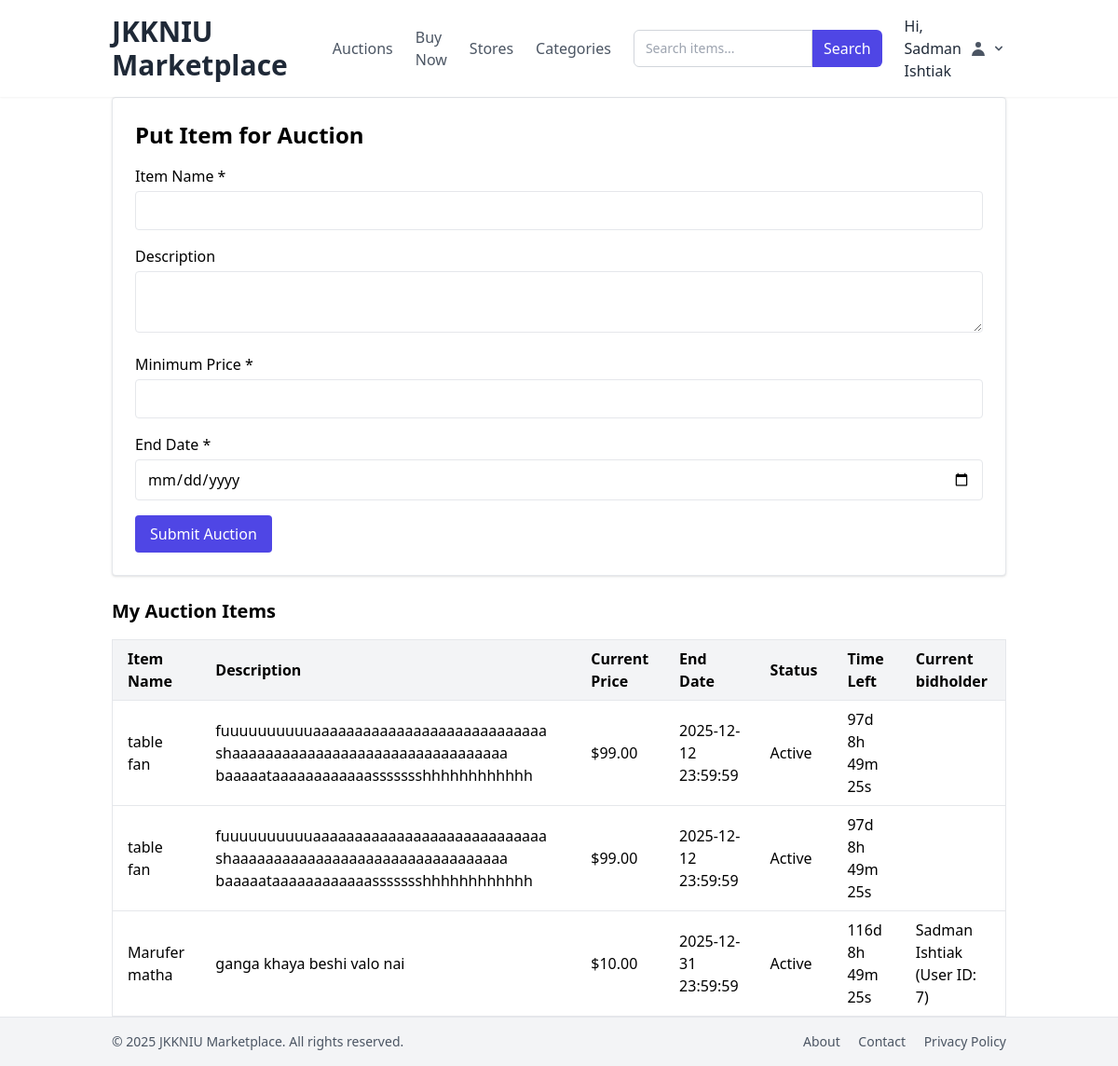
The page /settings.php (signed in) on the database its author committed.
### tables this page shows
CREATE TABLE `auctions` (
  `id` int(10) UNSIGNED NOT NULL,
  `seller_id` int(10) UNSIGNED NOT NULL,
  `minimum_price` decimal(10,2) DEFAULT 0.00,
  `current_holder_id` int(10) UNSIGNED DEFAULT NULL,
  `current_price` decimal(10,2) DEFAULT 0.00,
  `ends_at` datetime NOT NULL,
  `product_name` varchar(255) DEFAULT NULL,
  `category_name` varchar(255) DEFAULT NULL,
  `subcategory_name` varchar(255) DEFAULT NULL,
  `subsubcategory_name` varchar(255) DEFAULT NULL,
  `description` text DEFAULT NULL
);

### settings.php (the view, shortened to what this page needs)
<?php
$conn = mysqli_connect("localhost","root","","Hackathon");
require_once './config.php';
?>
<?php
if ($_SESSION['user_role'] === 'user') {
    $user_id = $_SESSION["user_id"];
    ?>
    <div class="p-6 border rounded shadow bg-white mb-6">
        <h2 class="text-2xl font-semibold mb-4">Put Item for Auction</h2>
        <form method="POST" class="space-y-4">
            <div>
                <label class="block mb-1 font-medium">Item Name *</label>
                <input type="text" name="item_name" class="w-full border rounded px-3 py-2" required>
            </div>
            <div>
                <label class="block mb-1 font-medium">Description</label>
                <textarea name="description" class="w-full border rounded px-3 py-2"></textarea>
            </div>
            <div>
                <label class="block mb-1 font-medium">Minimum Price *</label>
                <input type="number" name="minimum_price" step="0.01" class="w-full border rounded px-3 py-2" required>
            </div>
            <div>
                <label class="block mb-1 font-medium">End Date *</label>
                <input type="date" name="end_date" class="w-full border rounded px-3 py-2" required>
            </div>
            <button type="submit" name="auction_submit" class="bg-indigo-600 text-white px-4 py-2 rounded hover:bg-indigo-700">
                Submit Auction
            </button>
        </form>
    </div>
    <h3 class="text-xl font-semibold mb-4">My Auction Items</h3>
    <div class="overflow-x-auto">
        <table class="min-w-full border bg-white rounded shadow">
            <thead>
                <tr class="bg-gray-100 border-b">
                    <th class="px-4 py-2 text-left">Item Name</th>
                    <th class="px-4 py-2 text-left">Description</th>
                    <th class="px-4 py-2 text-left">Current Price</th>
                    <th class="px-4 py-2 text-left">End Date</th>
                    <th class="px-4 py-2 text-left">Status</th>
                    <th class="px-4 py-2 text-left">Time Left</th>
                    <th class="px-4 py-2 text-left">Current bidholder</th>
                </tr>
            </thead>
            <tbody>
                <?php
                $stmt = $pdo->prepare("SELECT * FROM auctions WHERE seller_id = ?");
                $stmt->execute([$user_id]);
                $auctions = $stmt->fetchAll(PDO::FETCH_ASSOC);
                if ($auctions) {
                    foreach ($auctions as $auction) {
                        $stmt2 = $pdo->prepare("SELECT MAX(amount) as highest_bid FROM bids WHERE auction_id = ?");
                        $stmt2->execute([$auction['id']]);
                        $bid = $stmt2->fetch(PDO::FETCH_ASSOC);
                        $current_price = $bid && $bid['highest_bid'] ? $bid['highest_bid'] : $auction['minimum_price'];
                        $status = (new DateTime() < new DateTime($auction['ends_at'])) ? 'Active' : 'Ended';
                        echo "<tr class='border-b'>
                                <td class='px-4 py-2'>" . htmlspecialchars($auction['product_name']) . "</td>
                                <td class='px-4 py-2'>" . htmlspecialchars($auction['description']) . "</td>
                                <td class='px-4 py-2'>$" . htmlspecialchars($current_price) . "</td>
                                <td class='px-4 py-2'>" . htmlspecialchars($auction['ends_at']) . "</td>
                                <td class='px-4 py-2'>$status</td>
                                <td class='px-4 py-2'><span class='countdown' data-end='" . $auction['ends_at'] . "'></span></td>
                                <td class='px-4 py-2'>";
                                $sql = "SELECT b.bidder_id, u.name FROM bids b JOIN users u ON b.bidder_id = u.id WHERE b.auction_id = " . $auction['id'] . " ORDER BY b.amount DESC LIMIT 1";
                                $result = mysqli_query($conn, $sql);
                                if ($result) {
                                    while ($row = mysqli_fetch_assoc($result)) {
                                        echo "" . htmlspecialchars($row['name']) . " (User ID: " . htmlspecialchars($row['bidder_id']). ")";
                                    }
                                } else {
                                    echo "No bids yet";
                                }
                              echo "</td></tr>";
                    }
                } else {
                    echo "<tr><td colspan='6' class='px-4 py-2 text-center text-gray-500'>No auction items found.</td></tr>";
                }
                ?>
            </tbody>
        </table>
    </div>
<?php } ?>
<?php
include "./lib/layout.php";
?>

### rows shown on the page
auctions: product_name "table fan", description "fuuuuuuuuuuaaaaaaaaaaaaaaaaaaaaaaaaaaaa shaaaaaaaaaaaaaaaaaaaaaaaaaaaaaaaaa baaaaataaaaaaaaaaaassssssshhhhhhhhhhhh", current_price "99.00", ends_at "2025-12-12 23:59:59"
auctions: product_name "table fan", description "fuuuuuuuuuuaaaaaaaaaaaaaaaaaaaaaaaaaaaa shaaaaaaaaaaaaaaaaaaaaaaaaaaaaaaaaa baaaaataaaaaaaaaaaassssssshhhhhhhhhhhh", current_price "99.00", ends_at "2025-12-12 23:59:59"
auctions: product_name "Marufer matha", description "ganga khaya beshi valo nai", current_price "10.00", ends_at "2025-12-31 23:59:59", name "Sadman Ishtiak", bidder_id "7"

### other values the page prints
$_SESSION['user_name'] "Sadman Ishtiak"
